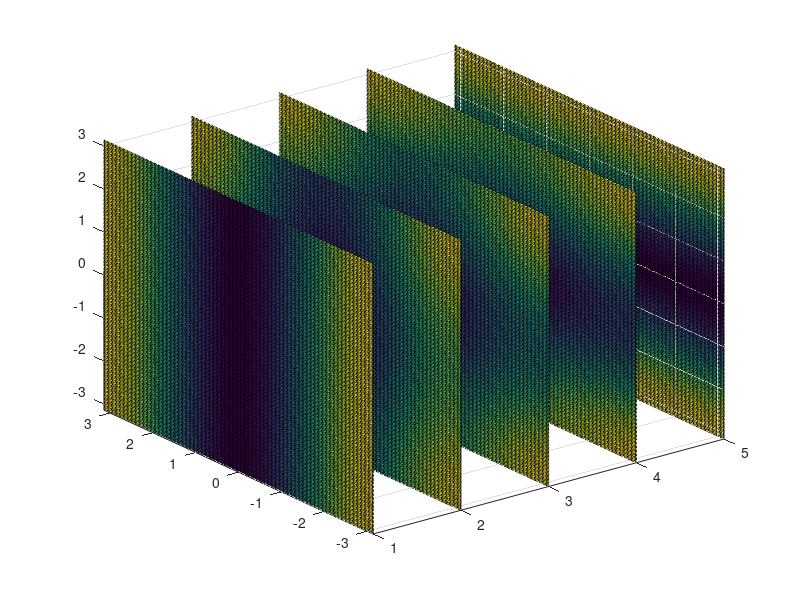

The MATLAB source for this figure: (Note: this script raises an error after producing the figure.)
%%
clear
%%
N = 100;

kx = pi*(-N:N)/N;
ky = pi*(-N:N)/N;

f2 = figure(2); clf; box on;
V = zeros(2*N+1,2*N+1,5);

% 1
th = 0;
A = zeros(2*N+1,2*N+1);
for ix=-N:N
    A(ix+N+1,:) = -cos(ky).' - (cos(kx(ix+N+1)).' - cos(ky).')*(cos(th)^2);
end
V(:,:,1) = A;
% 2
th = pi/6;
A = zeros(2*N+1,2*N+1);
for ix=-N:N
    A(ix+N+1,:) = -cos(ky).' - (cos(kx(ix+N+1)).' - cos(ky).')*(cos(th)^2);
end
V(:,:,2) = A;
% 3
th = pi/4;
A = zeros(2*N+1,2*N+1);
for ix=-N:N
    A(ix+N+1,:) = -cos(ky).' - (cos(kx(ix+N+1)).' - cos(ky).')*(cos(th)^2);
end
V(:,:,3) = A;
% 4
th = pi/3;
A = zeros(2*N+1,2*N+1);
for ix=-N:N
    A(ix+N+1,:) = -cos(ky).' - (cos(kx(ix+N+1)).' - cos(ky).')*(cos(th)^2);
end
V(:,:,4) = A;
% 5
th = pi/2;
A = zeros(2*N+1,2*N+1);
for ix=-N:N
    A(ix+N+1,:) = -cos(ky).' - (cos(kx(ix+N+1)).' - cos(ky).')*(cos(th)^2);
end
V(:,:,5) = A;

Vp = permute(V,[1,3,2]);

xslice = [1,2,3,4,5];
yslice = [];
zslice = [];
s = slice(1:5,kx,ky,Vp,xslice,yslice,zslice);

axis([1 5 -pi pi -pi pi]);

xticks([1,2,3,4,5])
xticklabels(["0","\pi/6","\pi/4","\pi/3","\pi/2"]);
xlabel("$\theta$","Interpreter","latex")

yticks([-pi,-pi/2,0,pi/2,pi])
yticklabels(["-\pi","-\pi/2","0","\pi/2","\pi"]);
ylabel("$k_x$","Interpreter","latex")

zticks([-pi,-pi/2,0,pi/2,pi])
zticklabels(["-\pi","-\pi/2","0","\pi/2","\pi"]);
zlabel("$k_y$","Interpreter","latex")

shading interp
set(gca,"fontsize",24)

view(-13.5,20)
colorbar
colormap(bone);
%%
f2=figure(2);
set(f2,"papersize",[10 4]);
print(f2,"./Plots/dispersion.pdf","-dpdf")